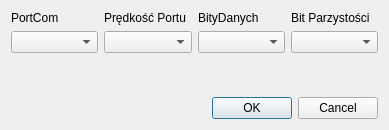
<?xml version="1.0" encoding="UTF-8"?>
<ui version="4.0">
 <class>rtuSettings</class>
 <widget class="QDialog" name="rtuSettings">
  <property name="geometry">
   <rect>
    <x>0</x>
    <y>0</y>
    <width>389</width>
    <height>130</height>
   </rect>
  </property>
  <property name="windowTitle">
   <string>Ustawienia Portu COM</string>
  </property>
  <layout class="QGridLayout" name="gridLayout">
   <item row="1" column="2">
    <widget class="QComboBox" name="comboBox_3">
     <property name="currentIndex">
      <number>-1</number>
     </property>
    </widget>
   </item>
   <item row="1" column="3">
    <widget class="QComboBox" name="comboBox_4">
     <property name="currentIndex">
      <number>-1</number>
     </property>
    </widget>
   </item>
   <item row="1" column="0">
    <widget class="QComboBox" name="comboBox"/>
   </item>
   <item row="0" column="3">
    <widget class="QLabel" name="label_4">
     <property name="text">
      <string>Bit Parzystości</string>
     </property>
    </widget>
   </item>
   <item row="1" column="1">
    <widget class="QComboBox" name="comboBox_2">
     <property name="currentIndex">
      <number>-1</number>
     </property>
    </widget>
   </item>
   <item row="0" column="1">
    <widget class="QLabel" name="label_2">
     <property name="text">
      <string>Prędkość Portu</string>
     </property>
    </widget>
   </item>
   <item row="3" column="0" colspan="4">
    <widget class="QDialogButtonBox" name="buttonBox">
     <property name="orientation">
      <enum>Qt::Horizontal</enum>
     </property>
     <property name="standardButtons">
      <set>QDialogButtonBox::Cancel|QDialogButtonBox::Ok</set>
     </property>
    </widget>
   </item>
   <item row="0" column="0">
    <widget class="QLabel" name="label">
     <property name="text">
      <string>PortCom</string>
     </property>
    </widget>
   </item>
   <item row="0" column="2">
    <widget class="QLabel" name="label_3">
     <property name="text">
      <string>BityDanych</string>
     </property>
    </widget>
   </item>
   <item row="2" column="1">
    <spacer name="verticalSpacer">
     <property name="orientation">
      <enum>Qt::Vertical</enum>
     </property>
     <property name="sizeHint" stdset="0">
      <size>
       <width>20</width>
       <height>40</height>
      </size>
     </property>
    </spacer>
   </item>
  </layout>
 </widget>
 <resources/>
 <connections>
  <connection>
   <sender>buttonBox</sender>
   <signal>accepted()</signal>
   <receiver>rtuSettings</receiver>
   <slot>accept()</slot>
   <hints>
    <hint type="sourcelabel">
     <x>248</x>
     <y>254</y>
    </hint>
    <hint type="destinationlabel">
     <x>157</x>
     <y>274</y>
    </hint>
   </hints>
  </connection>
  <connection>
   <sender>buttonBox</sender>
   <signal>rejected()</signal>
   <receiver>rtuSettings</receiver>
   <slot>reject()</slot>
   <hints>
    <hint type="sourcelabel">
     <x>316</x>
     <y>260</y>
    </hint>
    <hint type="destinationlabel">
     <x>286</x>
     <y>274</y>
    </hint>
   </hints>
  </connection>
 </connections>
</ui>
